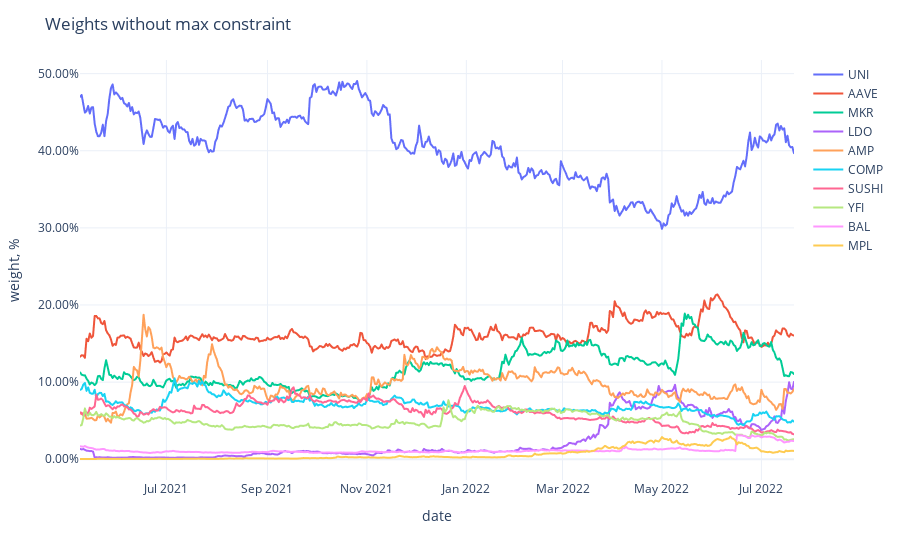

Source (notebook cell):
### Code cell
fig = px.line(weights,
              labels={'value': 'weight, %', 'variable': ''})
fig.update_traces(
    hovertemplate="%{y}"
)
fig.update_yaxes(
    tickformat=".2%",
)
fig.update_xaxes(
    showspikes=True,
    spikethickness=2,
    spikedash="dot",
    spikecolor="#999999",
    spikemode="across",
)
fig.update_layout(
    ## showlegend=False,
    hovermode="x",
    hoverdistance=100,  ## Distance to show hover label of data point
    spikedistance=1000,  ## Distance to show spike
    template='plotly_white',
    title='Weights without max constraint'
)

### Figure 1 — Plotly figure (JSON) as saved in the notebook; plotly's stock layout.template omitted (floating-point values rounded to 4 significant figures; data arrays with more than 128 entries replaced by an {"elided": "..."} marker saying what was removed)
{"data": [{"hovertemplate": "%{y}", "legendgroup": "UNI", "line": {"color": "#636efa", "dash": "solid"}, "marker": {"symbol": "circle"}, "mode": "lines", "name": "UNI", "showlegend": true, "type": "scattergl", "x": {"elided": "439 str values"}, "xaxis": "x", "y": {"elided": "439 float values"}, "yaxis": "y"}, {"hovertemplate": "%{y}", "legendgroup": "AAVE", "line": {"color": "#EF553B", "dash": "solid"}, "marker": {"symbol": "circle"}, "mode": "lines", "name": "AAVE", "showlegend": true, "type": "scattergl", "x": {"elided": "439 str values"}, "xaxis": "x", "y": {"elided": "439 float values"}, "yaxis": "y"}, {"hovertemplate": "%{y}", "legendgroup": "MKR", "line": {"color": "#00cc96", "dash": "solid"}, "marker": {"symbol": "circle"}, "mode": "lines", "name": "MKR", "showlegend": true, "type": "scattergl", "x": {"elided": "439 str values"}, "xaxis": "x", "y": {"elided": "439 float values"}, "yaxis": "y"}, {"hovertemplate": "%{y}", "legendgroup": "LDO", "line": {"color": "#ab63fa", "dash": "solid"}, "marker": {"symbol": "circle"}, "mode": "lines", "name": "LDO", "showlegend": true, "type": "scattergl", "x": {"elided": "439 str values"}, "xaxis": "x", "y": {"elided": "439 float values"}, "yaxis": "y"}, {"hovertemplate": "%{y}", "legendgroup": "AMP", "line": {"color": "#FFA15A", "dash": "solid"}, "marker": {"symbol": "circle"}, "mode": "lines", "name": "AMP", "showlegend": true, "type": "scattergl", "x": {"elided": "439 str values"}, "xaxis": "x", "y": {"elided": "439 float values"}, "yaxis": "y"}, {"hovertemplate": "%{y}", "legendgroup": "COMP", "line": {"color": "#19d3f3", "dash": "solid"}, "marker": {"symbol": "circle"}, "mode": "lines", "name": "COMP", "showlegend": true, "type": "scattergl", "x": {"elided": "439 str values"}, "xaxis": "x", "y": {"elided": "439 float values"}, "yaxis": "y"}, {"hovertemplate": "%{y}", "legendgroup": "SUSHI", "line": {"color": "#FF6692", "dash": "solid"}, "marker": {"symbol": "circle"}, "mode": "lines", "name": "SUSHI", "showlegend": true, "type": "scattergl", "x": {"elided": "439 str values"}, "xaxis": "x", "y": {"elided": "439 float values"}, "yaxis": "y"}, {"hovertemplate": "%{y}", "legendgroup": "YFI", "line": {"color": "#B6E880", "dash": "solid"}, "marker": {"symbol": "circle"}, "mode": "lines", "name": "YFI", "showlegend": true, "type": "scattergl", "x": {"elided": "439 str values"}, "xaxis": "x", "y": {"elided": "439 float values"}, "yaxis": "y"}, {"hovertemplate": "%{y}", "legendgroup": "BAL", "line": {"color": "#FF97FF", "dash": "solid"}, "marker": {"symbol": "circle"}, "mode": "lines", "name": "BAL", "showlegend": true, "type": "scattergl", "x": {"elided": "439 str values"}, "xaxis": "x", "y": {"elided": "439 float values"}, "yaxis": "y"}, {"hovertemplate": "%{y}", "legendgroup": "MPL", "line": {"color": "#FECB52", "dash": "solid"}, "marker": {"symbol": "circle"}, "mode": "lines", "name": "MPL", "showlegend": true, "type": "scattergl", "x": {"elided": "439 str values"}, "xaxis": "x", "y": {"elided": "439 float values"}, "yaxis": "y"}], "layout": {"autosize": true, "hoverdistance": 100, "hovermode": "x", "legend": {"title": {"text": ""}, "tracegroupgap": 0}, "margin": {"t": 60}, "spikedistance": 1000, "title": {"text": "Weights without max constraint"}, "xaxis": {"anchor": "y", "autorange": true, "domain": [0, 1], "range": ["2021-05-09", "2022-07-21"], "showspikes": true, "spikecolor": "#999999", "spikedash": "dot", "spikemode": "across", "spikethickness": 2, "title": {"text": "date"}, "type": "date"}, "yaxis": {"anchor": "x", "autorange": true, "domain": [0, 1], "range": [-0.02692, 0.5176], "tickformat": ".2%", "title": {"text": "weight, %"}, "type": "linear"}}}
